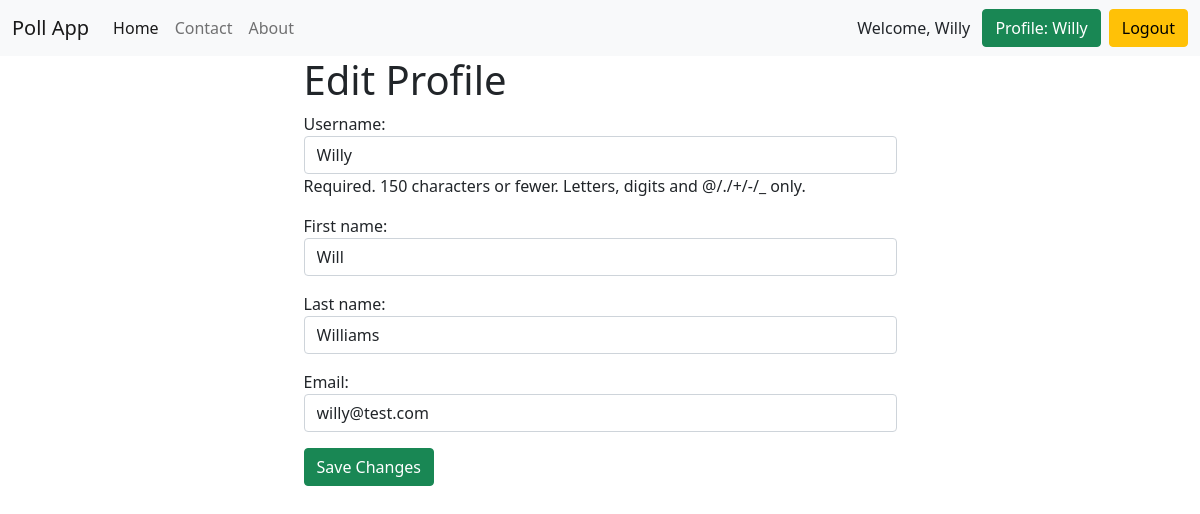
The page /users/profile/change/ (signed in) on the database its author committed.
### accounts/models.py (models this page shows)
class User(AbstractUser):
    email = models.EmailField(unique=True)
    email_confirmed = models.BooleanField(default=False)

### accounts/views.py (the view)
# urls.py: path('profile/change/', EditUserInfoView.as_view(), name='edit_user'),
class EditUserInfoView(SuccessMessageMixin, LoginRequiredMixin, UpdateView):
    model = User
    template_name = 'accounts/edit_user_info.html'
    form_class = EditUserInfoForm
    success_url = reverse_lazy('accounts:profile')
    success_message = 'User information changed'
    def setup(self, request, *args, **kwargs):
        self.user_id = request.user.pk
        return super().setup(request, *args, **kwargs)
    def get_object(self, queryset=None):
        if not queryset:
            queryset = self.get_queryset()
        return get_object_or_404(queryset, pk=self.user_id)

### accounts/forms.py
class EditUserInfoForm(forms.ModelForm):
    class Meta:
        model = User
        fields = ['username', 'first_name', 'last_name', 'email']
        widgets = {
            'username': forms.TextInput(attrs={'class': 'form-control'}),
            'first_name': forms.TextInput(attrs={'class': 'form-control'}),
            'last_name': forms.TextInput(attrs={'class': 'form-control'}),
            'email': forms.TextInput(attrs={'class': 'form-control'}),
        }

### accounts/templates/accounts/edit_user_info.html (shortened to what this page needs)
{% extends 'base.html' %}
{% block content %}
<div class="container">
    <h1>Edit Profile</h1>
    <form method="post">
        {{ form.as_p }}
        <button type="submit" class="btn btn-success btn-block">Save Changes</button>
    </form>
</div>
{% endblock %}

### templates/base.html (shortened to what this page needs)
<!DOCTYPE html>
<html lang="en">
<head>
    <link href="https://cdn.jsdelivr.net/npm/bootstrap@5.1.3/dist/css/bootstrap.min.css" rel="stylesheet"
>
</head>
<body>
<nav class="navbar navbar-expand-lg navbar-light bg-light">
    <div class="container-fluid">
        <a class="navbar-brand" href="{% url 'poll_app:home' %}">Poll App</a>
        <div class="collapse navbar-collapse" id="navbarNavAltMarkup">
            <div class="navbar-nav">
                <a class="nav-link active" aria-current="page" href="{% url 'poll_app:home' %}">Home</a>
                <a class="nav-link" href="{% url 'contact:contact' %}">Contact</a>
                <a class="nav-link" href="{% url 'poll_app:about' %}">About</a>
            </div>
        </div>
        {% if request.user.is_authenticated %}
        Welcome, {{ user.username }}
        &ensp;<a class="btn btn-success" href="{% url 'accounts:profile' %}" type="submit">Profile: {{ user.username }}</a>
        &ensp;<a class="btn btn-warning" href="{% url 'accounts:logout' %}" type="submit">Logout</a>
        {% else %}
        <a class="btn btn-warning" href="{% url 'accounts:login' %}" type="submit">Login</a>&ensp;
        <a class="btn btn-danger" href="{% url 'accounts:signup' %}" type="submit">Sign Up</a>
        {% endif %}
    </div>
</nav>
<div class="container">
    <div class="row">
        <div class="col-md-7 m-auto">
            {% block content %}
            {% endblock %}
        </div>
    </div>
</div>
</body>
</html>

### rows shown on the page
User: username "Willy", first_name "Will", last_name "Williams", email "willy@test.com"
